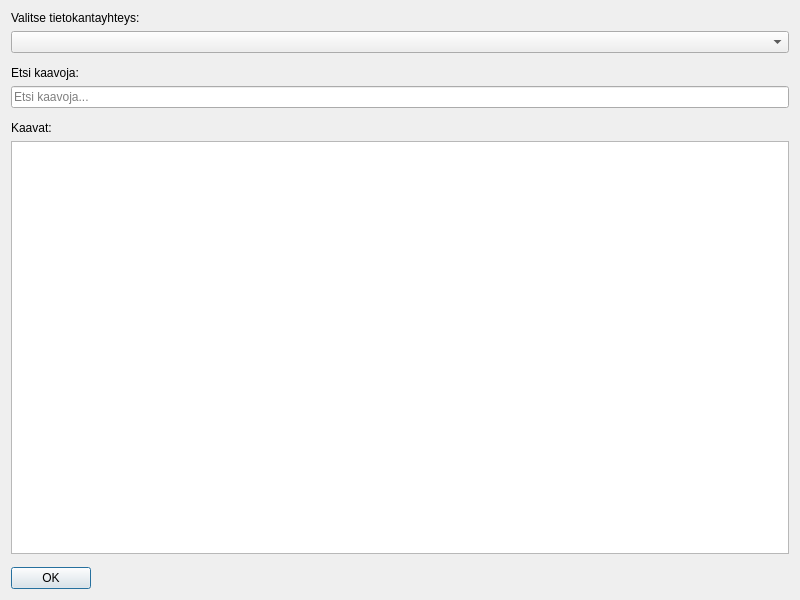
<?xml version="1.0" encoding="UTF-8"?>
<ui version="4.0">
 <class>LoadPlanDialog</class>
 <widget class="QDialog" name="LoadPlanDialog">
  <property name="windowTitle">
   <string>Avaa kaava</string>
  </property>
  <property name="minimumSize">
   <size>
    <width>800</width>
    <height>600</height>
   </size>
  </property>
  <layout class="QVBoxLayout" name="verticalLayout">

   <!-- Connection selection section -->
   <item>
    <widget class="QLabel" name="label">
     <property name="text">
      <string>Valitse tietokantayhteys:</string>
     </property>
    </widget>
   </item>
   <item>
    <widget class="QComboBox" name="connectionComboBox">
     <property name="sizePolicy">
      <sizepolicy hsizetype="Expanding" vsizetype="Fixed">
       <horstretch>0</horstretch>
       <verstretch>0</verstretch>
      </sizepolicy>
     </property>
    </widget>
   </item>

   <item>
    <spacer name="spacer1">
     <property name="orientation">
      <enum>Qt::Vertical</enum>
     </property>
     <property name="sizeType">
      <enum>QSizePolicy::Expanding</enum>
     </property>
    </spacer>
   </item>

   <item>
    <widget class="QLabel" name="label_search">
     <property name="text">
      <string>Etsi kaavoja:</string>
     </property>
    </widget>
   </item>
   <item>
    <widget class="QLineEdit" name="searchLineEdit">
     <property name="placeholderText">
      <string>Etsi kaavoja...</string>
     </property>
     <property name="sizePolicy">
      <sizepolicy hsizetype="Expanding" vsizetype="Fixed">
       <horstretch>0</horstretch>
       <verstretch>0</verstretch>
      </sizepolicy>
     </property>
    </widget>
   </item>

   <item>
    <spacer name="spacer2">
     <property name="orientation">
      <enum>Qt::Vertical</enum>
     </property>
     <property name="sizeType">
      <enum>QSizePolicy::Expanding</enum>
     </property>
    </spacer>
   </item>

   <!-- Table view for displaying plans -->
   <item>
    <widget class="QLabel" name="label_plan_table">
     <property name="text">
      <string>Kaavat:</string>
     </property>
    </widget>
   </item>
   <item>
    <widget class="QTableView" name="planTableView">
     <property name="sizePolicy">
      <sizepolicy hsizetype="Expanding" vsizetype="Expanding">
       <horstretch>1</horstretch>
       <verstretch>1</verstretch>
      </sizepolicy>
     </property>
   </widget>
   </item>

   <item>
    <spacer name="spacer3">
     <property name="orientation">
      <enum>Qt::Vertical</enum>
     </property>
     <property name="sizeType">
      <enum>QSizePolicy::Expanding</enum>
     </property>
    </spacer>
   </item>

   <!-- OK button -->
   <item>
    <widget class="QPushButton" name="okButton">
     <property name="text">
      <string>OK</string>
     </property>
     <property name="sizePolicy">
      <sizepolicy hsizetype="Fixed" vsizetype="Fixed">
       <horstretch>0</horstretch>
       <verstretch>0</verstretch>
      </sizepolicy>
     </property>
    </widget>
   </item>
  </layout>
 </widget>
 <resources/>
 <connections/>
</ui>
